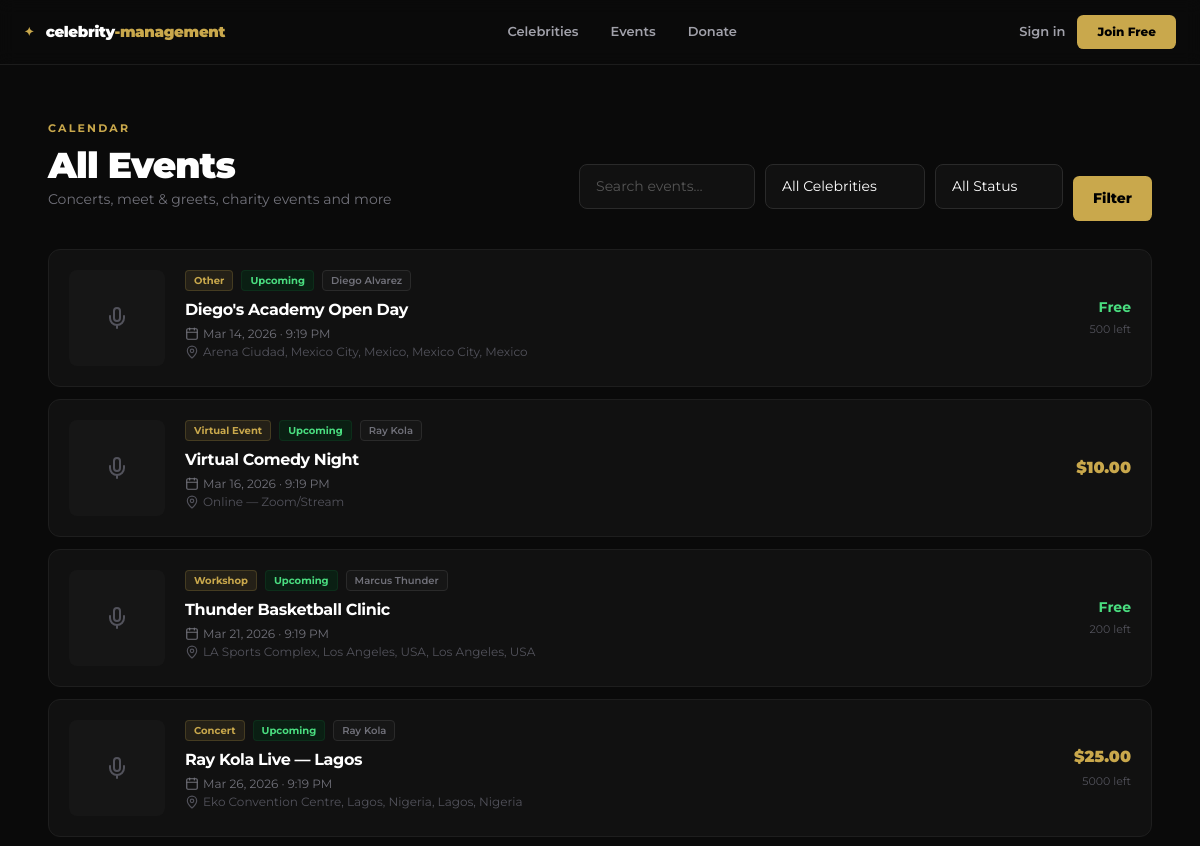
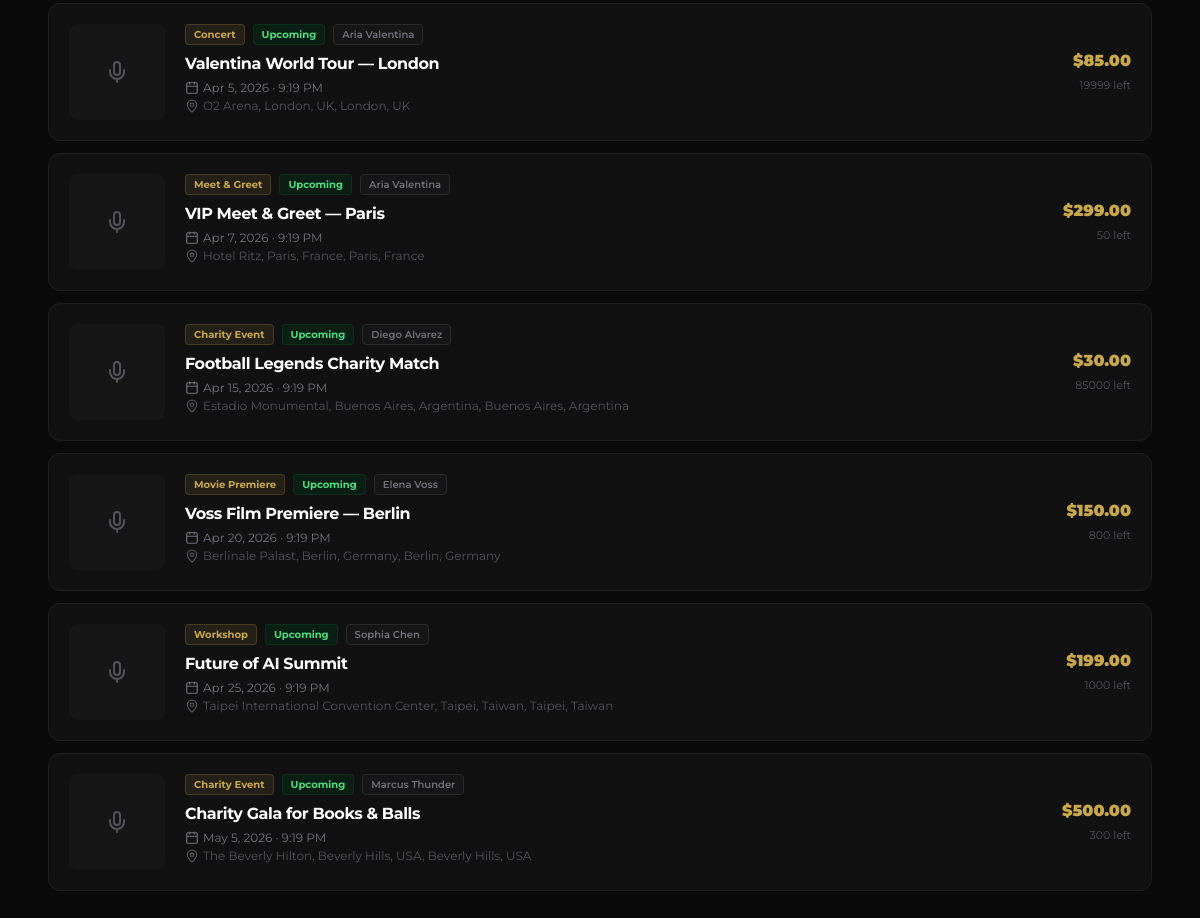
Screenshot of /events/ with the database file from the repository (2 pictures, top to bottom).
### events/models.py (models this page shows, shortened)
class Event(models.Model):
    EVENT_TYPES = [
        ("concert", "Concert"),
        ("meetgreet", "Meet & Greet"),
        ("charity", "Charity Event"),
        ("premiere", "Movie Premiere"),
        ("sports", "Sports Event"),
        ("workshop", "Workshop"),
        ("virtual", "Virtual Event"),
        ("other", "Other"),
    ]
    STATUS_CHOICES = [
        ("upcoming", "Upcoming"),
        ("ongoing", "Ongoing"),
        ("completed", "Completed"),
        ("cancelled", "Cancelled"),
    ]
    celebrity = models.ForeignKey(Celebrity, on_delete=models.CASCADE, related_name="events")
    title = models.CharField(max_length=200)
    slug = models.SlugField()
    description = models.TextField()
    event_type = models.CharField(max_length=50, choices=EVENT_TYPES, default="other")
    status = models.CharField(max_length=20, choices=STATUS_CHOICES, default="upcoming")
    event_date = models.DateTimeField()
    end_date = models.DateTimeField(blank=True, null=True)
    location = models.CharField(max_length=300)
    venue = models.CharField(max_length=200, blank=True)
    city = models.CharField(max_length=100, blank=True)
    country = models.CharField(max_length=100, blank=True)
    image = models.ImageField(upload_to="events/", blank=True, null=True)
    ticket_price = models.DecimalField(max_digits=10, decimal_places=2, default=0)
    is_free = models.BooleanField(default=False)
    seats_total = models.PositiveIntegerField(default=0, help_text="0 means unlimited")
    seats_booked = models.PositiveIntegerField(default=0)
    created_at = models.DateTimeField(auto_now_add=True)
    class Meta:
        ordering = ["event_date"]
        unique_together = [["celebrity", "slug"]]
    @property
    def seats_available(self):
        if self.seats_total == 0:
            return None  # unlimited
        return max(0, self.seats_total - self.seats_booked)

### celebs/models.py (models this page shows, shortened)
class Celebrity(models.Model):
    CATEGORY_CHOICES = [
        ("music", "Music"),
        ("sports", "Sports"),
        ("acting", "Acting"),
        ("comedy", "Comedy"),
        ("politics", "Politics"),
        ("business", "Business"),
        ("other", "Other"),
    ]
    name = models.CharField(max_length=150)
    slug = models.SlugField(unique=True)
    tagline = models.CharField(max_length=255, blank=True)
    bio = models.TextField()
    category = models.CharField(max_length=50, choices=CATEGORY_CHOICES, default="other")
    photo = models.ImageField(upload_to="celebs/photos/", blank=True, null=True)
    cover_image = models.ImageField(upload_to="celebs/covers/", blank=True, null=True)
    nationality = models.CharField(max_length=100, blank=True)
    instagram = models.URLField(blank=True)
    twitter = models.URLField(blank=True)
    youtube = models.URLField(blank=True)
    is_featured = models.BooleanField(default=False)
    is_active = models.BooleanField(default=True)
    created_at = models.DateTimeField(auto_now_add=True)
    class Meta:
        verbose_name_plural = "Celebrities"
        ordering = ["-is_featured", "name"]

### events/views.py (the view)
# urls.py: path("", events_list_view, name="events_list"),
def events_list_view(request):
    slug = request.GET.get("celeb", "")
    status_filter = request.GET.get("status", "")
    search = request.GET.get("q", "")
    celebs = Celebrity.objects.filter(is_active=True)
    events = Event.objects.select_related("celebrity").all()
    if slug:
        events = events.filter(celebrity__slug=slug)
    if status_filter:
        events = events.filter(status=status_filter)
    if search:
        events = events.filter(title__icontains=search)
    return render(request, "events/list.html", {
        "events": events,
        "celebs": celebs,
        "selected_slug": slug,
        "status_filter": status_filter,
        "search": search,
        "status_choices": Event.STATUS_CHOICES,
    })

### templates/events/list.html (shortened to what this page needs)
{% extends "base.html" %}
{% block content %}
<div class="max-w-6xl mx-auto px-6 py-14">
  <div class="flex flex-col md:flex-row items-start md:items-end justify-between mb-10 gap-5">
    <div>
      <p class="text-[#C9A84C] text-[11px] font-bold uppercase tracking-[.2em] mb-2">Calendar</p>
      <h1 class="text-4xl font-black tracking-tight">All Events</h1>
      <p class="text-zinc-500 text-sm mt-1">Concerts, meet &amp; greets, charity events and more</p>
    </div>
    <form method="get" class="flex flex-wrap gap-2.5">
      <input name="q" value="{{ search }}" placeholder="Search events&hellip;" class="input-field w-44 text-sm" />
      <select name="celeb" class="input-field w-40 text-sm">
        <option value="">All Celebrities</option>
      </select>
      <select name="status" class="input-field w-32 text-sm">
        <option value="">All Status</option>
      </select>
      <button type="submit" class="btn-gold py-[.65rem] px-5 text-sm">Filter</button>
    </form>
  </div>
  {% if events %}
  <div class="space-y-3">
    {% for ev in events %}
    <a href="{% url 'event_detail' ev.celebrity.slug ev.slug %}" class="card flex gap-5 p-5 no-underline block">
      <div class="w-20 h-20 md:w-24 md:h-24 rounded-lg overflow-hidden bg-[#161616] flex-shrink-0 flex items-center justify-center text-2xl">
        {% if ev.image %}<img src="{{ ev.image.url }}" class="w-full h-full object-cover" />{% else %}<i data-lucide="mic" class="w-6 h-6 text-zinc-600"></i>{% endif %}
      </div>
      <div class="flex-1 min-w-0">
        <div class="flex flex-wrap gap-2 mb-2">
          <span class="text-[10px] bg-[#C9A84C]/10 text-[#C9A84C] border border-[#C9A84C]/20 px-2 py-0.5 rounded capitalize font-bold">{{ ev.get_event_type_display }}</span>
          <span class="text-[10px] px-2 py-0.5 rounded font-bold
            {% if ev.status == 'upcoming' %}bg-green-950/50 text-green-400 border border-green-900/30
            {% elif ev.status == 'completed' %}bg-zinc-800/60 text-zinc-500 border border-zinc-700/30
            {% elif ev.status == 'cancelled' %}bg-red-950/50 text-red-400 border border-red-900/30
            {% else %}bg-blue-950/50 text-blue-400 border border-blue-900/30{% endif %}">{{ ev.get_status_display }}</span>
          <span class="text-[10px] text-zinc-500 bg-[#161616] border border-[#2a2a2a] px-2 py-0.5 rounded font-semibold">{{ ev.celebrity.name }}</span>
        </div>
        <h3 class="font-bold text-base tracking-tight leading-snug">{{ ev.title }}</h3>
        <p class="text-[12px] text-zinc-500 mt-1 flex items-center gap-1"><i data-lucide="calendar" class="w-3.5 h-3.5"></i> {{ ev.event_date|date:"M j, Y · g:i A" }}</p>
        <p class="text-[12px] text-zinc-600 flex items-center gap-1"><i data-lucide="map-pin" class="w-3.5 h-3.5"></i> {{ ev.location }}{% if ev.city %}, {{ ev.city }}{% endif %}{% if ev.country %}, {{ ev.country }}{% endif %}</p>
      </div>
      <div class="text-right flex-shrink-0 flex flex-col justify-center gap-1">
        {% if ev.is_free %}<span class="text-green-400 font-bold text-sm">Free</span>
        {% else %}<span class="text-[#C9A84C] font-black text-base">${{ ev.ticket_price }}</span>{% endif %}
        {% if ev.seats_total %}<span class="text-[11px] text-zinc-600">{{ ev.seats_available }} left</span>{% endif %}
      </div>
    </a>
    {% endfor %}
  </div>
  {% endif %}
</div>
{% endblock %}

### rows the page displays
Event: event_type "Other", status "Upcoming", celebrity.name "Diego Alvarez", title "Diego's Academy Open Day", event_date "Mar 14, 2026 · 9:19 PM", location "Arena Ciudad, Mexico City, Mexico", city "Mexico City", country "Mexico", is_free "Free", seats_available "500"
Event: event_type "Virtual Event", status "Upcoming", celebrity.name "Ray Kola", title "Virtual Comedy Night", event_date "Mar 16, 2026 · 9:19 PM", location "Online — Zoom/Stream", ticket_price "10.00"
Event: event_type "Workshop", status "Upcoming", celebrity.name "Marcus Thunder", title "Thunder Basketball Clinic", event_date "Mar 21, 2026 · 9:19 PM", location "LA Sports Complex, Los Angeles, USA", city "Los Angeles", country "USA", is_free "Free", seats_available "200"
Event: event_type "Concert", status "Upcoming", celebrity.name "Ray Kola", title "Ray Kola Live — Lagos", event_date "Mar 26, 2026 · 9:19 PM", location "Eko Convention Centre, Lagos, Nigeria", city "Lagos", country "Nigeria", ticket_price "25.00", seats_available "5000"
Event: event_type "Concert", status "Upcoming", celebrity.name "Aria Valentina", title "Valentina World Tour — London", event_date "Apr 5, 2026 · 9:19 PM", location "O2 Arena, London, UK", city "London", country "UK", ticket_price "85.00", seats_available "19999"
Event: event_type "Meet & Greet", status "Upcoming", celebrity.name "Aria Valentina", title "VIP Meet & Greet — Paris", event_date "Apr 7, 2026 · 9:19 PM", location "Hotel Ritz, Paris, France", city "Paris", country "France", ticket_price "299.00", seats_available "50"
Event: event_type "Charity Event", status "Upcoming", celebrity.name "Diego Alvarez", title "Football Legends Charity Match", event_date "Apr 15, 2026 · 9:19 PM", location "Estadio Monumental, Buenos Aires, Argentina", city "Buenos Aires", country "Argentina", ticket_price "30.00", seats_available "85000"
Event: event_type "Movie Premiere", status "Upcoming", celebrity.name "Elena Voss", title "Voss Film Premiere — Berlin", event_date "Apr 20, 2026 · 9:19 PM", location "Berlinale Palast, Berlin, Germany", city "Berlin", country "Germany", ticket_price "150.00", seats_available "800"
Event: event_type "Workshop", status "Upcoming", celebrity.name "Sophia Chen", title "Future of AI Summit", event_date "Apr 25, 2026 · 9:19 PM", location "Taipei International Convention Center, Taipei, Taiwan", city "Taipei", country "Taiwan", ticket_price "199.00", seats_available "1000"
Event: event_type "Charity Event", status "Upcoming", celebrity.name "Marcus Thunder", title "Charity Gala for Books & Balls", event_date "May 5, 2026 · 9:19 PM", location "The Beverly Hilton, Beverly Hills, USA", city "Beverly Hills", country "USA", ticket_price "500.00", seats_available "300"
